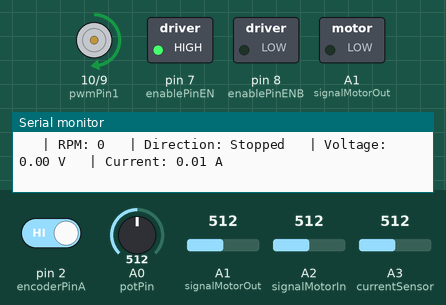
This sketch was run on a simulated Arduino Uno, built for the host (arithmetic inside an expression is 32-bit, double 64-bit). Parts: motor-driver pin pairs drawn as motors (green arrow = first pin HIGH = forward, orange = second pin HIGH = backward, longer = more drive), switched loads named in the sketch (green lamp = pin HIGH), the last lines printed to the serial monitor. The test bench sets the inputs (shaded band); at power-on: A0 (potPin) = 512, pin 2 (encoderPinA) HIGH, A1 (signalMotorOut) = 512, A2 (signalMotorIn) = 512, A3 (currentSensor) = 512. An integer division by zero does not stop the program and gives all ones (-1).

Above: at 1.2 s.
1.3 s: A0 (potPin) set to 716
At 2.5 s:
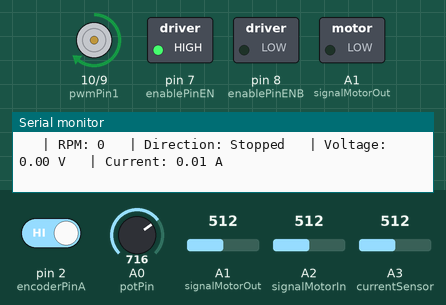
2.8 s: A0 (potPin) set to 992
At 3.8 s:
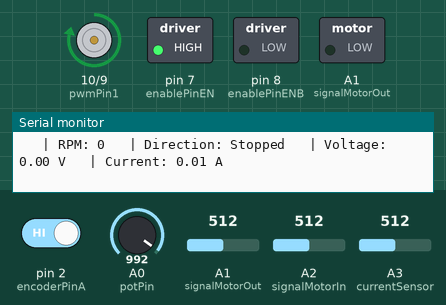
4.3 s: A0 (potPin) set to 30
At 5.0 s:
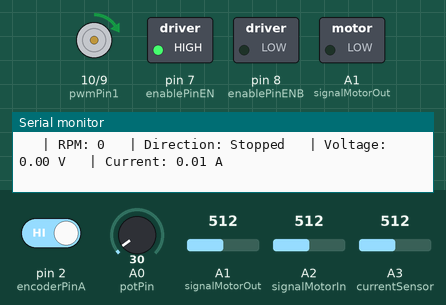
Timing chart, 0 to 7.3 s (numbered marks = the images above; inputs shaded):
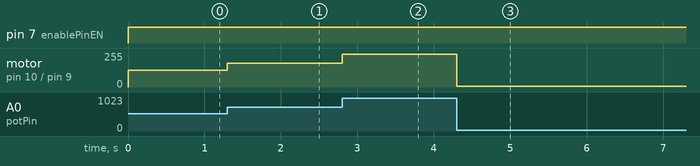

The sketch:

basiscode.ino
```cpp
//Definitionen Variablen Bauteilabh.
const int impulsePerRotation = 12;    // Encoderabhängig NUR SPITZEN!
const float gearRatio = 9.7;   // oder 20.4 bei 380UpM
const float offsetCurrent = 2.5;  // Offset Stromsensor
const float sensitivityCurrent = 0.4; // Empfindlichkeit 400mV/A

// Definition der Pins
const int pwmPin1 = 10;        // PWM forward
const int pwmPin2 = 9;         // PWM reverse
const int potPin = A0;       // Poti
const int encoderPinA = 2;   // Encoder A
const int encoderPinB = 3;   // Encoder B
const int enablePinEN = 7;  // EN
const int enablePinENB = 8;  // ENB
const int signalMotorIn = A2;
const int signalMotorOut = A1;
const int currentSensor = A3;  // Strommessung
const int R7 = 30;  // Widerstand Spannungsteiler 30kOhm
const int R9 = 30;  // Widerstand Spannungsteiler 30kOhm
const int R8 = 10;  // Widerstand Spannungsteiler 10kOhm
const int R10 = 10;  // Widerstand Spannungsteiler 10kOhm


// Variablen
float supplyVoltage = 5.0;    // Versorgungsspannung Stromsensor
int potValue = 0;            // 0 bis 1023
int pwmValue = 0;            // 0 bis 255
int rpm = 0;                 // Drehzahl in UpM
float voltageMotorIn = 0;
float voltageMotorOut = 0;
float voltageMotor = 0;
float currentMotor = 0;
float rawValue= 0;      // Rohwert Stromsensor
float currentSensorVoltage = 0;   // Spannung am Stromsensor


volatile int impulseCount = 0; // An Encoder A
volatile int direction = 0;    // 1 = Vorwärts, -1 = Rückwärts, 0 = Keine Drehung
unsigned long lastTime = 0;   // Zeitpunkt der letzten Drehzahlberechnung

void setup() {
  // Initialisierung
  Serial.begin(9600);
  pinMode(pwmPin1, OUTPUT);
  pinMode(pwmPin2, OUTPUT);
  pinMode(encoderPinA, INPUT);
  pinMode(encoderPinB, INPUT);
  pinMode(enablePinEN, OUTPUT);
  pinMode(enablePinENB, OUTPUT);
  pinMode(signalMotorIn, INPUT);
  pinMode(signalMotorOut, OUTPUT);
  pinMode(currentSensor, INPUT);


  // Interrupt für Encoder A
  attachInterrupt(digitalPinToInterrupt(encoderPinA), countEncoderA, RISING);

}

void loop() {
  // Potiwert lesen und PWM berechnen
  potValue = analogRead(potPin);
  pwmValue = map(potValue, 0, 1023, 0, 255);

  // Motorspannung berechnen
  calculateVoltageMotor();

  // Motorstrom berechnen
  calculateCurrentMotor();


  // Motordrehzahl per PWM
  analogWrite(pwmPin1, pwmValue);  // 255 = 12V
  digitalWrite(enablePinEN, HIGH);  // ENA
  digitalWrite(enablePinENB, LOW);  //  ENB

  // Berechnung der Drehzahl und Spannung  3mal/sek
  if (millis() - lastTime >= 1000) {
    rpm = calculateRPM();  // Drehzahl berechnen


    //current = calculateCurrent(); // Strom berechnen

    lastTime = millis();
    impulseCount = 0;      // Zähler resetten


    // "Plotten" Werte
   Serial.print("   | RPM: ");
   Serial.print(rpm);
   Serial.print("   | Direction: ");
   Serial.print(direction == 1 ? "Forward" : (direction == -1 ? "Reverse" : "Stopped"));
   Serial.print("   | Voltage: ");
   Serial.print(voltageMotor, 2);  // Zwei Nachkommastellen
   Serial.print(" V");
   Serial.print("   | Current: ");
   Serial.print(currentMotor, 2);  // Zwei Nachkommastellen
   Serial.println(" A");
  }
}

// ISR an Encoder A
void countEncoderA() {

  if (digitalRead(encoderPinB) == LOW) {

    impulseCount++; // Vorwärts
    direction = 1;

  }
  else {
    impulseCount--;  // Rückwärts
    direction = -1;
  }
}

// Funktion zur Berechnung der Drehzahl in UpM
int calculateRPM() {
  int rpm = ((impulseCount*60)/impulsePerRotation/gearRatio); // Umdrehungen pro Minute
  return rpm;
}


//Funktion Berechnung Spannungsteiler
float calculateVoltageMotor(){
//MotorIn
analogRead(signalMotorIn);
voltageMotorIn = signalMotorIn / (R8/(R7+R8));
//MotorOut
analogRead(signalMotorOut);
voltageMotorOut = signalMotorOut / (R10/(R9+R10));
//Differenz
voltageMotor = voltageMotorIn - voltageMotorOut;
return voltageMotor;
}

// Funktion Berechnung Strom
float calculateCurrentMotor(){

rawValue = analogRead(currentSensor);
currentSensorVoltage = rawValue * (supplyVoltage / 1023.0);  // Signalspannung Berechnung
currentMotor = (currentSensorVoltage - offsetCurrent) / sensitivityCurrent;  // Motorstromberechnung

return currentMotor;
}
```

Measured:
- after the input at 1.3 s, motor on pin 10 (pwmPin1) / pin 9 (pwmPin2): forward 127/255 → forward 178/255 at once
- after the input at 2.8 s, motor on pin 10 (pwmPin1) / pin 9 (pwmPin2): forward 178/255 → forward 247/255 at once
- after the input at 4.3 s, motor on pin 10 (pwmPin1) / pin 9 (pwmPin2): forward 247/255 → forward 7/255 at once
